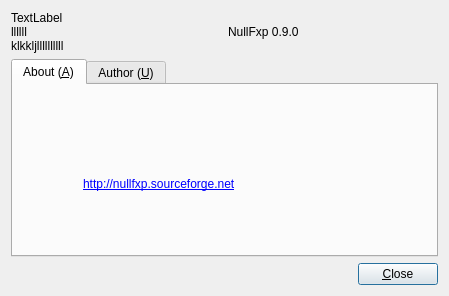
<ui version="4.0" >
 <class>AboutNullFXP</class>
 <widget class="QDialog" name="AboutNullFXP" >
  <property name="geometry" >
   <rect>
    <x>0</x>
    <y>0</y>
    <width>449</width>
    <height>296</height>
   </rect>
  </property>
  <property name="windowTitle" >
   <string>About NullFXP</string>
  </property>
  <layout class="QVBoxLayout" >
   <item>
    <layout class="QHBoxLayout" >
     <item>
      <widget class="QLabel" name="label" >
       <property name="text" >
        <string>TextLabel
llllll
klkkljllllllllll</string>
       </property>
      </widget>
     </item>
     <item>
      <widget class="QLabel" name="label_2" >
       <property name="text" >
        <string>NullFxp 0.9.0</string>
       </property>
      </widget>
     </item>
    </layout>
   </item>
   <item>
    <widget class="QTabWidget" name="tabWidget" >
     <property name="currentIndex" >
      <number>0</number>
     </property>
     <widget class="QWidget" name="tab" >
      <attribute name="title" >
       <string>About (&amp;A)</string>
      </attribute>
      <widget class="QLabel" name="label_3" >
       <property name="geometry" >
        <rect>
         <x>70</x>
         <y>90</y>
         <width>241</width>
         <height>18</height>
        </rect>
       </property>
       <property name="text" >
        <string>&lt;html>&lt;head>&lt;meta name="qrichtext" content="1" />&lt;style type="text/css">
p, li { white-space: pre-wrap; }
&lt;/style>&lt;/head>&lt;body style=" font-family:'Sans Serif'; font-size:9pt; font-weight:400; font-style:normal;">
&lt;p style=" margin-top:0px; margin-bottom:0px; margin-left:0px; margin-right:0px; -qt-block-indent:0; text-indent:0px;">&lt;a href="http://nullfxp.sourceforge.net">http://nullfxp.sourceforge.net&lt;/a>&lt;/p>&lt;/body>&lt;/html></string>
       </property>
       <property name="textFormat" >
        <enum>Qt::AutoText</enum>
       </property>
       <property name="openExternalLinks" >
        <bool>true</bool>
       </property>
      </widget>
     </widget>
     <widget class="QWidget" name="tab_2" >
      <attribute name="title" >
       <string>Author (&amp;U)</string>
      </attribute>
      <widget class="QLabel" name="label_4" >
       <property name="geometry" >
        <rect>
         <x>30</x>
         <y>80</y>
         <width>221</width>
         <height>18</height>
        </rect>
       </property>
       <property name="text" >
        <string>&lt;a href="mailto:liuguangzhao@user.sourceforge.net">liuguangzhao@user.sourceforge.net&lt;/a></string>
       </property>
       <property name="textFormat" >
        <enum>Qt::AutoText</enum>
       </property>
       <property name="openExternalLinks" >
        <bool>true</bool>
       </property>
      </widget>
     </widget>
    </widget>
   </item>
   <item>
    <layout class="QHBoxLayout" >
     <item>
      <spacer>
       <property name="orientation" >
        <enum>Qt::Horizontal</enum>
       </property>
       <property name="sizeHint" >
        <size>
         <width>40</width>
         <height>20</height>
        </size>
       </property>
      </spacer>
     </item>
     <item>
      <widget class="QPushButton" name="pushButton" >
       <property name="text" >
        <string>&amp;Close</string>
       </property>
      </widget>
     </item>
    </layout>
   </item>
  </layout>
 </widget>
 <resources/>
 <connections>
  <connection>
   <sender>pushButton</sender>
   <signal>clicked()</signal>
   <receiver>AboutNullFXP</receiver>
   <slot>accept()</slot>
   <hints>
    <hint type="sourcelabel" >
     <x>389</x>
     <y>272</y>
    </hint>
    <hint type="destinationlabel" >
     <x>176</x>
     <y>263</y>
    </hint>
   </hints>
  </connection>
 </connections>
</ui>
